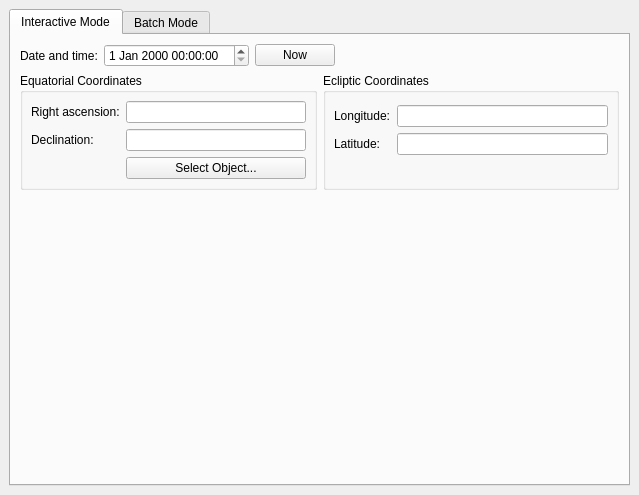
<ui version="4.0" >
 <class>modCalcEclCoordsDlg</class>
 <widget class="QWidget" name="modCalcEclCoordsDlg" >
  <property name="geometry" >
   <rect>
    <x>0</x>
    <y>0</y>
    <width>639</width>
    <height>495</height>
   </rect>
  </property>
  <layout class="QVBoxLayout" >
   <property name="spacing" >
    <number>6</number>
   </property>
   <property name="leftMargin" >
    <number>9</number>
   </property>
   <property name="topMargin" >
    <number>9</number>
   </property>
   <property name="rightMargin" >
    <number>9</number>
   </property>
   <property name="bottomMargin" >
    <number>9</number>
   </property>
   <item>
    <widget class="QTabWidget" name="tabWidget" >
     <property name="currentIndex" >
      <number>0</number>
     </property>
     <widget class="QWidget" name="interact" >
      <attribute name="title" >
       <string>Interactive Mode</string>
      </attribute>
      <layout class="QVBoxLayout" >
       <item>
        <layout class="QHBoxLayout" >
         <item>
          <widget class="QLabel" name="label_5" >
           <property name="text" >
            <string>Date and time:</string>
           </property>
          </widget>
         </item>
         <item>
          <widget class="QDateTimeEdit" name="DateTime" />
         </item>
         <item>
          <widget class="KPushButton" name="NowButton" >
           <property name="text" >
            <string>Now</string>
           </property>
          </widget>
         </item>
         <item>
          <spacer>
           <property name="orientation" >
            <enum>Qt::Horizontal</enum>
           </property>
           <property name="sizeHint" >
            <size>
             <width>40</width>
             <height>20</height>
            </size>
           </property>
          </spacer>
         </item>
        </layout>
       </item>
       <item>
        <layout class="QHBoxLayout" >
         <property name="spacing" >
          <number>6</number>
         </property>
         <property name="leftMargin" >
          <number>0</number>
         </property>
         <property name="topMargin" >
          <number>0</number>
         </property>
         <property name="rightMargin" >
          <number>0</number>
         </property>
         <property name="bottomMargin" >
          <number>0</number>
         </property>
         <item>
          <widget class="QGroupBox" name="groupBox_3" >
           <property name="title" >
            <string>Equatorial Coordinates</string>
           </property>
           <layout class="QGridLayout" >
            <property name="leftMargin" >
             <number>8</number>
            </property>
            <property name="topMargin" >
             <number>8</number>
            </property>
            <property name="rightMargin" >
             <number>8</number>
            </property>
            <property name="bottomMargin" >
             <number>8</number>
            </property>
            <property name="horizontalSpacing" >
             <number>6</number>
            </property>
            <property name="verticalSpacing" >
             <number>6</number>
            </property>
            <item row="0" column="0" >
             <widget class="QLabel" name="raLabel" >
              <property name="text" >
               <string>Right ascension:</string>
              </property>
             </widget>
            </item>
            <item row="1" column="0" >
             <widget class="QLabel" name="decLabel" >
              <property name="text" >
               <string>Declination:</string>
              </property>
             </widget>
            </item>
            <item row="0" column="1" >
             <widget class="dmsBox" name="RA" />
            </item>
            <item row="1" column="1" >
             <widget class="dmsBox" name="Dec" />
            </item>
            <item row="2" column="1" >
             <widget class="KPushButton" name="ObjectButton" >
              <property name="text" >
               <string>Select Object...</string>
              </property>
             </widget>
            </item>
           </layout>
          </widget>
         </item>
         <item>
          <widget class="QGroupBox" name="groupBox_2" >
           <property name="title" >
            <string>Ecliptic Coordinates</string>
           </property>
           <layout class="QVBoxLayout" >
            <property name="spacing" >
             <number>6</number>
            </property>
            <property name="leftMargin" >
             <number>8</number>
            </property>
            <property name="topMargin" >
             <number>8</number>
            </property>
            <property name="rightMargin" >
             <number>8</number>
            </property>
            <property name="bottomMargin" >
             <number>8</number>
            </property>
            <item>
             <layout class="QGridLayout" >
              <property name="leftMargin" >
               <number>0</number>
              </property>
              <property name="topMargin" >
               <number>0</number>
              </property>
              <property name="rightMargin" >
               <number>0</number>
              </property>
              <property name="bottomMargin" >
               <number>0</number>
              </property>
              <property name="horizontalSpacing" >
               <number>6</number>
              </property>
              <property name="verticalSpacing" >
               <number>6</number>
              </property>
              <item row="1" column="0" >
               <widget class="QLabel" name="label_2" >
                <property name="text" >
                 <string>Latitude:</string>
                </property>
               </widget>
              </item>
              <item row="0" column="0" >
               <widget class="QLabel" name="label" >
                <property name="text" >
                 <string>Longitude:</string>
                </property>
               </widget>
              </item>
              <item row="0" column="1" >
               <widget class="dmsBox" name="EcLong" />
              </item>
              <item row="1" column="1" >
               <widget class="dmsBox" name="EcLat" />
              </item>
             </layout>
            </item>
            <item>
             <spacer>
              <property name="orientation" >
               <enum>Qt::Horizontal</enum>
              </property>
              <property name="sizeHint" >
               <size>
                <width>40</width>
                <height>20</height>
               </size>
              </property>
             </spacer>
            </item>
           </layout>
          </widget>
         </item>
        </layout>
       </item>
       <item>
        <spacer>
         <property name="orientation" >
          <enum>Qt::Vertical</enum>
         </property>
         <property name="sizeHint" >
          <size>
           <width>20</width>
           <height>40</height>
          </size>
         </property>
        </spacer>
       </item>
      </layout>
     </widget>
     <widget class="QWidget" name="batch" >
      <attribute name="title" >
       <string>Batch Mode</string>
      </attribute>
      <layout class="QVBoxLayout" >
       <property name="spacing" >
        <number>6</number>
       </property>
       <property name="leftMargin" >
        <number>8</number>
       </property>
       <property name="topMargin" >
        <number>8</number>
       </property>
       <property name="rightMargin" >
        <number>8</number>
       </property>
       <property name="bottomMargin" >
        <number>8</number>
       </property>
       <item>
        <widget class="QGroupBox" name="groupBox_4" >
         <property name="title" >
          <string>Select Fields in Input File</string>
         </property>
         <layout class="QGridLayout" >
          <property name="leftMargin" >
           <number>8</number>
          </property>
          <property name="topMargin" >
           <number>8</number>
          </property>
          <property name="rightMargin" >
           <number>8</number>
          </property>
          <property name="bottomMargin" >
           <number>8</number>
          </property>
          <property name="horizontalSpacing" >
           <number>6</number>
          </property>
          <property name="verticalSpacing" >
           <number>6</number>
          </property>
          <item row="2" column="3" colspan="2" >
           <spacer>
            <property name="orientation" >
             <enum>Qt::Horizontal</enum>
            </property>
            <property name="sizeHint" >
             <size>
              <width>40</width>
              <height>20</height>
             </size>
            </property>
           </spacer>
          </item>
          <item row="1" column="2" >
           <widget class="QCheckBox" name="ecLatCheckBatch" >
            <property name="text" >
             <string>Ecl. latitude:</string>
            </property>
           </widget>
          </item>
          <item row="0" column="2" colspan="2" >
           <widget class="QCheckBox" name="ecLongCheckBatch" >
            <property name="text" >
             <string>Ecl. longitude:</string>
            </property>
           </widget>
          </item>
          <item row="2" column="0" >
           <widget class="QCheckBox" name="epochCheckBatch" >
            <property name="text" >
             <string>Epoch:</string>
            </property>
           </widget>
          </item>
          <item row="1" column="0" >
           <widget class="QCheckBox" name="decCheckBatch" >
            <property name="text" >
             <string>Declination:</string>
            </property>
            <property name="checked" >
             <bool>true</bool>
            </property>
           </widget>
          </item>
          <item row="0" column="0" >
           <widget class="QCheckBox" name="raCheckBatch" >
            <property name="text" >
             <string>Right ascension:</string>
            </property>
            <property name="checked" >
             <bool>true</bool>
            </property>
           </widget>
          </item>
          <item row="2" column="1" >
           <widget class="KLineEdit" name="epochBoxBatch" />
          </item>
          <item row="0" column="1" >
           <widget class="dmsBox" name="raBoxBatch" >
            <property name="enabled" >
             <bool>false</bool>
            </property>
           </widget>
          </item>
          <item row="1" column="1" >
           <widget class="dmsBox" name="decBoxBatch" >
            <property name="enabled" >
             <bool>false</bool>
            </property>
           </widget>
          </item>
          <item row="0" column="4" >
           <widget class="dmsBox" name="ecLongBoxBatch" />
          </item>
          <item row="1" column="4" >
           <widget class="dmsBox" name="ecLatBoxBatch" />
          </item>
         </layout>
        </widget>
       </item>
       <item>
        <widget class="QGroupBox" name="groupBox_5" >
         <property name="title" >
          <string>Select Parameters for Output</string>
         </property>
         <layout class="QHBoxLayout" >
          <property name="spacing" >
           <number>6</number>
          </property>
          <property name="leftMargin" >
           <number>8</number>
          </property>
          <property name="topMargin" >
           <number>8</number>
          </property>
          <property name="rightMargin" >
           <number>8</number>
          </property>
          <property name="bottomMargin" >
           <number>8</number>
          </property>
          <item>
           <spacer>
            <property name="orientation" >
             <enum>Qt::Horizontal</enum>
            </property>
            <property name="sizeHint" >
             <size>
              <width>40</width>
              <height>20</height>
             </size>
            </property>
           </spacer>
          </item>
          <item>
           <widget class="QRadioButton" name="allRadioBatch" >
            <property name="text" >
             <string>All parameters</string>
            </property>
           </widget>
          </item>
          <item>
           <spacer>
            <property name="orientation" >
             <enum>Qt::Horizontal</enum>
            </property>
            <property name="sizeHint" >
             <size>
              <width>40</width>
              <height>20</height>
             </size>
            </property>
           </spacer>
          </item>
          <item>
           <widget class="QRadioButton" name="inputRadioBatch" >
            <property name="text" >
             <string>Only parameters in input file</string>
            </property>
            <property name="checked" >
             <bool>true</bool>
            </property>
           </widget>
          </item>
          <item>
           <spacer>
            <property name="orientation" >
             <enum>Qt::Horizontal</enum>
            </property>
            <property name="sizeHint" >
             <size>
              <width>40</width>
              <height>20</height>
             </size>
            </property>
           </spacer>
          </item>
         </layout>
        </widget>
       </item>
       <item>
        <widget class="QGroupBox" name="groupBox_6" >
         <property name="title" >
          <string>Select Filenames</string>
         </property>
         <layout class="QGridLayout" >
          <property name="leftMargin" >
           <number>8</number>
          </property>
          <property name="topMargin" >
           <number>8</number>
          </property>
          <property name="rightMargin" >
           <number>8</number>
          </property>
          <property name="bottomMargin" >
           <number>8</number>
          </property>
          <property name="horizontalSpacing" >
           <number>6</number>
          </property>
          <property name="verticalSpacing" >
           <number>6</number>
          </property>
          <item row="1" column="0" >
           <widget class="QLabel" name="label_4" >
            <property name="text" >
             <string>Output file:</string>
            </property>
           </widget>
          </item>
          <item row="0" column="0" >
           <widget class="QLabel" name="label_3" >
            <property name="text" >
             <string>Input file:</string>
            </property>
           </widget>
          </item>
          <item row="1" column="1" >
           <widget class="KUrlRequester" name="OutputFileBoxBatch" />
          </item>
          <item row="0" column="1" >
           <widget class="KUrlRequester" name="InputFileBoxBatch" />
          </item>
         </layout>
        </widget>
       </item>
       <item>
        <layout class="QHBoxLayout" >
         <property name="spacing" >
          <number>6</number>
         </property>
         <property name="leftMargin" >
          <number>0</number>
         </property>
         <property name="topMargin" >
          <number>0</number>
         </property>
         <property name="rightMargin" >
          <number>0</number>
         </property>
         <property name="bottomMargin" >
          <number>0</number>
         </property>
         <item>
          <spacer>
           <property name="orientation" >
            <enum>Qt::Horizontal</enum>
           </property>
           <property name="sizeType" >
            <enum>QSizePolicy::Expanding</enum>
           </property>
           <property name="sizeHint" >
            <size>
             <width>151</width>
             <height>21</height>
            </size>
           </property>
          </spacer>
         </item>
         <item>
          <widget class="KPushButton" name="runButtonBatch" >
           <property name="sizePolicy" >
            <sizepolicy vsizetype="Preferred" hsizetype="Expanding" >
             <horstretch>0</horstretch>
             <verstretch>0</verstretch>
            </sizepolicy>
           </property>
           <property name="text" >
            <string>Run</string>
           </property>
          </widget>
         </item>
         <item>
          <spacer>
           <property name="orientation" >
            <enum>Qt::Horizontal</enum>
           </property>
           <property name="sizeType" >
            <enum>QSizePolicy::Expanding</enum>
           </property>
           <property name="sizeHint" >
            <size>
             <width>131</width>
             <height>21</height>
            </size>
           </property>
          </spacer>
         </item>
        </layout>
       </item>
       <item>
        <spacer>
         <property name="orientation" >
          <enum>Qt::Vertical</enum>
         </property>
         <property name="sizeHint" >
          <size>
           <width>20</width>
           <height>20</height>
          </size>
         </property>
        </spacer>
       </item>
      </layout>
     </widget>
    </widget>
   </item>
  </layout>
 </widget>
 <customwidgets>
  <customwidget>
   <class>KLineEdit</class>
   <extends>QLineEdit</extends>
   <header>klineedit.h</header>
  </customwidget>
  <customwidget>
   <class>KPushButton</class>
   <extends>QPushButton</extends>
   <header>kpushbutton.h</header>
  </customwidget>
  <customwidget>
   <class>KUrlRequester</class>
   <extends>QFrame</extends>
   <header>kurlrequester.h</header>
  </customwidget>
  <customwidget>
   <class>dmsBox</class>
   <extends>KLineEdit</extends>
   <header>widgets/dmsbox.h</header>
  </customwidget>
 </customwidgets>
 <tabstops>
  <tabstop>tabWidget</tabstop>
  <tabstop>RA</tabstop>
  <tabstop>Dec</tabstop>
  <tabstop>EcLong</tabstop>
  <tabstop>EcLat</tabstop>
  <tabstop>raCheckBatch</tabstop>
  <tabstop>raBoxBatch</tabstop>
  <tabstop>decCheckBatch</tabstop>
  <tabstop>decBoxBatch</tabstop>
  <tabstop>epochCheckBatch</tabstop>
  <tabstop>epochBoxBatch</tabstop>
  <tabstop>ecLongCheckBatch</tabstop>
  <tabstop>ecLongBoxBatch</tabstop>
  <tabstop>ecLatCheckBatch</tabstop>
  <tabstop>ecLatBoxBatch</tabstop>
  <tabstop>allRadioBatch</tabstop>
  <tabstop>inputRadioBatch</tabstop>
  <tabstop>runButtonBatch</tabstop>
 </tabstops>
 <resources/>
 <connections/>
</ui>
